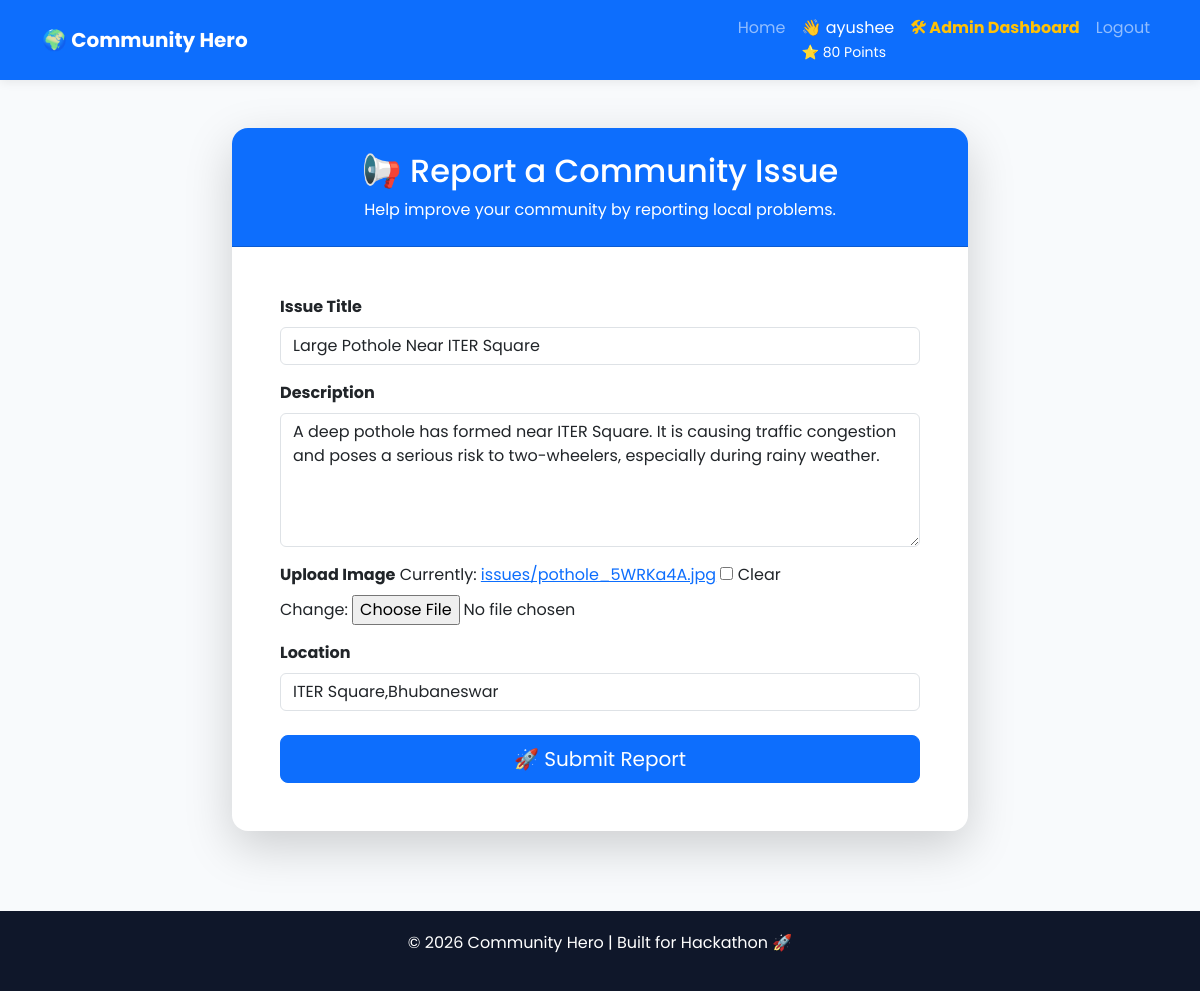
/issue/21/edit/ (signed in), run on the app's committed database.
### issues/models.py (models this page shows, shortened)
class Profile(models.Model):
    user = models.OneToOneField(
        User,
        on_delete=models.CASCADE
    )
    points = models.PositiveIntegerField(default=0)

class Issue(models.Model):
    CATEGORY_CHOICES = [
        ("Pothole", "Pothole"),
        ("Garbage", "Garbage"),
        ("Water Leakage", "Water Leakage"),
        ("Street Light", "Street Light"),
        ("Road Damage", "Road Damage"),
        ("Other", "Other"),
    ]
    STATUS_CHOICES = [
        ("Pending", "Pending"),
        ("In Progress", "In Progress"),
        ("Resolved", "Resolved"),
    ]
    PRIORITY_CHOICES = [
    ("High", "High"),
    ("Medium", "Medium"),
    ("Low", "Low"),
    ]
    user = models.ForeignKey(
        User,
        on_delete=models.CASCADE
    )
    title = models.CharField(max_length=200)
    description = models.TextField()
    category = models.CharField(
        max_length=50,
        choices=CATEGORY_CHOICES,
        default="Other"
    )
    image = models.ImageField(
        upload_to="issues/",
        blank=True,
        null=True
    )
    location = models.CharField(max_length=200)
    status = models.CharField(
        max_length=30,
        choices=STATUS_CHOICES,
        default="Pending"
    )
    priority = models.CharField(
    max_length=10,
    choices=PRIORITY_CHOICES,
    default="Medium"
    )
    ai_solution = models.TextField(blank=True)
    department = models.CharField(
        max_length=100,
        blank=True
    )
    ai_summary = models.TextField(
    blank=True,
    null=True
    )
    verification_count = models.PositiveIntegerField(default=0)
    points_awarded = models.BooleanField(default=False)
    created_at = models.DateTimeField(auto_now_add=True)

### issues/views.py (the view)
# urls.py: path("issue/<int:pk>/edit/", views.edit_issue, name="edit_issue"),
@login_required
def edit_issue(request, pk):
    issue = get_object_or_404(Issue, pk=pk)
    if issue.user != request.user:
        return redirect("home")
    if request.method == "POST":
        form = IssueForm(
            request.POST,
            request.FILES,
            instance=issue
        )
        if form.is_valid():
            form.save()
            return redirect("issue_detail", pk=issue.pk)
    else:
        form = IssueForm(instance=issue)
    return render(
        request,
        "issues/report_issue.html",
        {
            "form": form
        }
    )

### issues/forms.py
class IssueForm(forms.ModelForm):
    class Meta:
        model = Issue
        fields = [
            "title",
            "description",
            "image",
            "location",
        ]
        widgets = {
            "title": forms.TextInput(attrs={
                "class": "form-control",
                "placeholder": "Enter issue title"
            }),
            "description": forms.Textarea(attrs={
                "class": "form-control",
                "rows": 5,
                "placeholder": "Describe the issue..."
            }),
            "location": forms.TextInput(attrs={
                "class": "form-control",
                "placeholder": "Enter location"
            }),
        }

### issues/templates/issues/report_issue.html (shortened to what this page needs)
{% extends 'issues/base.html' %}
{% block content %}
<div class="row justify-content-center">
    <div class="col-lg-8">
        <div class="card shadow-lg border-0 rounded-4">
            <div class="card-header bg-primary text-white text-center py-4 rounded-top-4">
                <h2>📢 Report a Community Issue</h2>
                <p class="mb-0">
                    Help improve your community by reporting local problems.
                </p>
            </div>
            <div class="card-body p-5">
                <form method="POST" enctype="multipart/form-data">
                    <div class="mb-3">
                        <label class="form-label fw-bold">
                            Issue Title
                        </label>
                        {{ form.title }}
                    </div>
                    <div class="mb-3">
                        <label class="form-label fw-bold">
                            Description
                        </label>
                        {{ form.description }}
                    </div>
                    <div class="mb-3">
                        <label class="form-label fw-bold">
                            Upload Image
                        </label>
                        {{ form.image }}
                    </div>
                    <div class="mb-4">
                        <label class="form-label fw-bold">
                            Location
                        </label>
                        {{ form.location }}
                    </div>
                    <div class="d-grid">
                        <button class="btn btn-primary btn-lg">
                            🚀 Submit Report
                        </button>
                    </div>
                </form>
            </div>
        </div>
    </div>
</div>
{% endblock %}

### issues/templates/issues/base.html (shortened to what this page needs)
{% load static %}
<!DOCTYPE html>
<html lang="en">
<head>
    <link href="https://cdn.jsdelivr.net/npm/bootstrap@5.3.7/dist/css/bootstrap.min.css" rel="stylesheet">
</head>
<body>
<nav class="navbar navbar-expand-lg navbar-dark bg-primary">
<div class="container">
<a class="navbar-brand fw-bold" href="/">
🌍 Community Hero
</a>
<div class="collapse navbar-collapse" id="navbarNav">
<ul class="navbar-nav ms-auto">
<li class="nav-item">
<a class="nav-link" href="{% url 'home' %}">Home</a>
</li>
{% if user.is_authenticated %}
<li class="nav-item">
<span class="nav-link text-white">
👋 {{ user.username }}
{% if user.is_authenticated %}
<br>
<small>
⭐ {{ user.profile.points }} Points
</small>
{% endif %}
</span>
</li>
{% if user.is_staff %}
<li class="nav-item">
    <a class="nav-link text-warning fw-bold"
       href="{% url 'admin_dashboard' %}">
       🛠 Admin Dashboard
    </a>
</li>
{% endif %}
<li class="nav-item">
<a class="nav-link" href="{% url 'logout' %}">
Logout
</a>
</li>
{% endif %}
</ul>
</div>
</div>
</nav>
<div class="container mt-5">
{% block content %}
{% endblock %}
</div>
<footer>
<p>© 2026 Community Hero | Built for Hackathon 🚀</p>
</footer>
</body>
</html>

### issues/templates/issues/base.html (style rules this page uses)
body { font-family:'Poppins',sans-serif; background:#f8fafc; }
.navbar { box-shadow:0 2px 10px rgba(0,0,0,0.08); }
footer { background:#0f172a; color:white; padding:20px; margin-top:80px; text-align:center; }
.card { transition:0.3s; }

### data on the page
Issue: title "Large Pothole Near ITER Square", description "A deep pothole has formed near ITER Square. It is causing traffic congestion and poses a serious risk to two-wheelers, especially during rainy weather.", location "ITER Square,Bhubaneswar"

### other printed values
{{ user.username }} "ayushee"
{{ user.profile.points }} "80"
